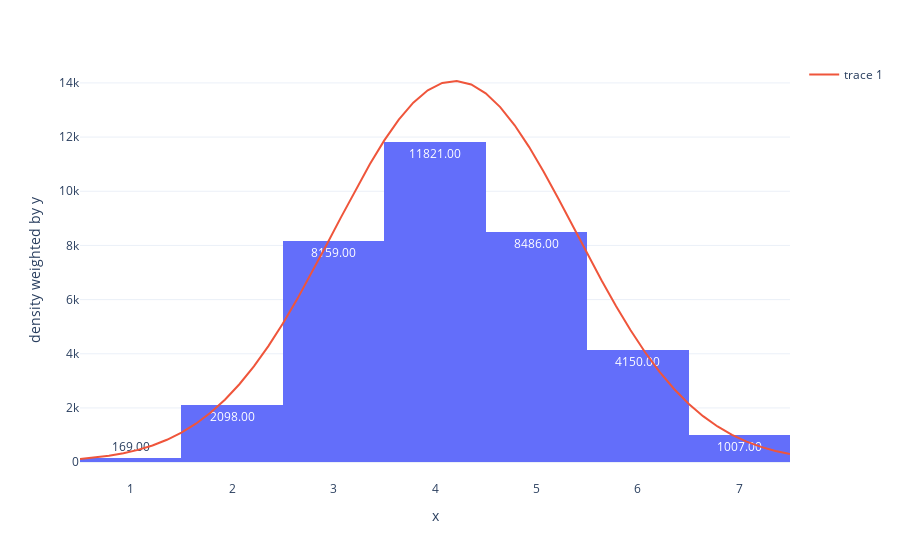

Notebook source saved alongside this figure:
### Code cell
from scipy.stats import norm

fig = px.histogram(x=np.arange(1, 8), y=sum_values, nbins=7, text_auto=".2f", histnorm="density", )
fig.add_scatter(x=x, y=y * 12000 * 3.5)
fig

### Figure 1 — Plotly figure (JSON) as saved in the notebook; plotly's stock layout.template omitted (floating-point values rounded to 4 significant figures)
{"data": [{"alignmentgroup": "True", "bingroup": "x", "histfunc": "sum", "histnorm": "density", "hovertemplate": "x=%{x}<br>density weighted by y=%{y}<extra></extra>", "legendgroup": "", "marker": {"color": "#636efa", "pattern": {"shape": ""}}, "name": "", "nbinsx": 7, "offsetgroup": "", "orientation": "v", "showlegend": false, "texttemplate": "%{value:.2f}", "x": [1, 2, 3, 4, 5, 6, 7], "xaxis": "x", "y": [169, 2098, 8159, 11821, 8486, 4150, 1007], "yaxis": "y", "type": "histogram"}, {"x": [0.5, 0.6429, 0.7857, 0.9286, 1.071, 1.214, 1.357, 1.5, 1.643, 1.786, 1.929, 2.071, 2.214, 2.357, 2.5, 2.643, 2.786, 2.929, 3.071, 3.214, 3.357, 3.5, 3.643, 3.786, 3.929, 4.071, 4.214, 4.357, 4.5, 4.643, 4.786, 4.929, 5.071, 5.214, 5.357, 5.5, 5.643, 5.786, 5.929, 6.071, 6.214, 6.357, 6.5, 6.643, 6.786, 6.929, 7.071, 7.214, 7.357, 7.5], "y": [114.5, 164.9, 234.1, 327.7, 452.1, 614.9, 824.2, 1089.0, 1418.0, 1821.0, 2304.0, 2875.0, 3534.0, 4284.0, 5118.0, 6026.0, 6995.0, 8004.0, 9027.0, 10030.0, 11000.0, 11880.0, 12650.0, 13270.0, 13730.0, 14000.0, 14070.0, 13940.0, 13610.0, 13110.0, 12440.0, 11630.0, 10720.0, 9745.0, 8729.0, 7708.0, 6708.0, 5755.0, 4867.0, 4057.0, 3333.0, 2700.0, 2155.0, 1696.0, 1315.0, 1006.0, 758.0, 563.1, 412.3, 297.6], "type": "scatter"}], "layout": {"xaxis": {"anchor": "y", "domain": [0.0, 1.0], "title": {"text": "x"}}, "yaxis": {"anchor": "x", "domain": [0.0, 1.0], "title": {"text": "density weighted by y"}}, "legend": {"tracegroupgap": 0}, "margin": {"t": 60}, "barmode": "relative"}}
